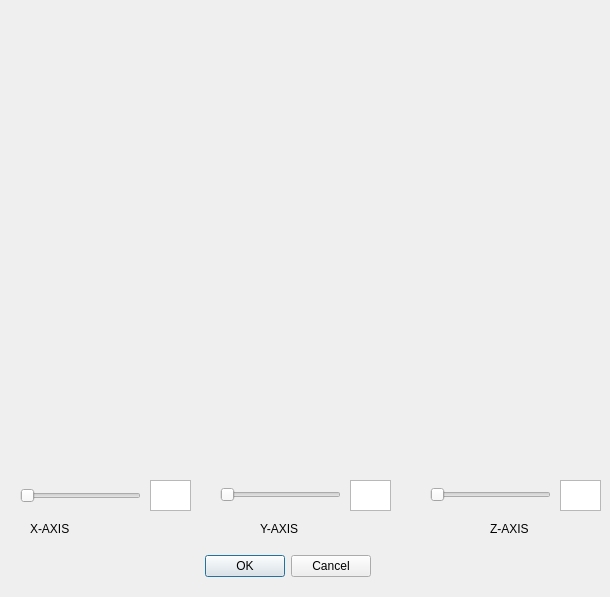
<?xml version="1.0" encoding="UTF-8"?>
<ui version="4.0">
 <class>SubVolumeDialog</class>
 <widget class="QDialog" name="SubVolumeDialog">
  <property name="geometry">
   <rect>
    <x>0</x>
    <y>0</y>
    <width>610</width>
    <height>597</height>
   </rect>
  </property>
  <property name="windowTitle">
   <string>Dialog</string>
  </property>
  <widget class="QDialogButtonBox" name="buttonBox">
   <property name="geometry">
    <rect>
     <x>190</x>
     <y>550</y>
     <width>181</width>
     <height>32</height>
    </rect>
   </property>
   <property name="orientation">
    <enum>Qt::Horizontal</enum>
   </property>
   <property name="standardButtons">
    <set>QDialogButtonBox::Cancel|QDialogButtonBox::Ok</set>
   </property>
  </widget>
  <widget class="QTextEdit" name="textEdit_X_Toal">
   <property name="geometry">
    <rect>
     <x>150</x>
     <y>480</y>
     <width>41</width>
     <height>31</height>
    </rect>
   </property>
  </widget>
  <widget class="QTextEdit" name="textEdit_2">
   <property name="geometry">
    <rect>
     <x>350</x>
     <y>480</y>
     <width>41</width>
     <height>31</height>
    </rect>
   </property>
  </widget>
  <widget class="QSlider" name="horizontal_Y_Axis">
   <property name="geometry">
    <rect>
     <x>220</x>
     <y>480</y>
     <width>121</width>
     <height>29</height>
    </rect>
   </property>
   <property name="orientation">
    <enum>Qt::Horizontal</enum>
   </property>
  </widget>
  <widget class="QSlider" name="horizontal_X_Axis">
   <property name="geometry">
    <rect>
     <x>20</x>
     <y>480</y>
     <width>121</width>
     <height>31</height>
    </rect>
   </property>
   <property name="orientation">
    <enum>Qt::Horizontal</enum>
   </property>
  </widget>
  <widget class="QTextEdit" name="textEdit_3">
   <property name="geometry">
    <rect>
     <x>560</x>
     <y>480</y>
     <width>41</width>
     <height>31</height>
    </rect>
   </property>
  </widget>
  <widget class="QSlider" name="horizontalSlider_Z_Axis">
   <property name="geometry">
    <rect>
     <x>430</x>
     <y>480</y>
     <width>121</width>
     <height>29</height>
    </rect>
   </property>
   <property name="orientation">
    <enum>Qt::Horizontal</enum>
   </property>
  </widget>
  <widget class="QVTKWidget" name="qvtkWidgetRight" native="true">
   <property name="geometry">
    <rect>
     <x>20</x>
     <y>20</y>
     <width>561</width>
     <height>421</height>
    </rect>
   </property>
  </widget>
  <widget class="QLabel" name="label_2">
   <property name="geometry">
    <rect>
     <x>260</x>
     <y>520</y>
     <width>67</width>
     <height>17</height>
    </rect>
   </property>
   <property name="text">
    <string>Y-AXIS</string>
   </property>
  </widget>
  <widget class="QLabel" name="label">
   <property name="geometry">
    <rect>
     <x>30</x>
     <y>520</y>
     <width>67</width>
     <height>17</height>
    </rect>
   </property>
   <property name="text">
    <string>X-AXIS</string>
   </property>
  </widget>
  <widget class="QLabel" name="label_3">
   <property name="geometry">
    <rect>
     <x>490</x>
     <y>520</y>
     <width>67</width>
     <height>17</height>
    </rect>
   </property>
   <property name="text">
    <string>Z-AXIS</string>
   </property>
  </widget>
 </widget>
 <customwidgets>
  <customwidget>
   <class>QVTKWidget</class>
   <extends>QWidget</extends>
   <header>QVTKWidget.h</header>
  </customwidget>
 </customwidgets>
 <resources/>
 <connections>
  <connection>
   <sender>buttonBox</sender>
   <signal>accepted()</signal>
   <receiver>SubVolumeDialog</receiver>
   <slot>accept()</slot>
   <hints>
    <hint type="sourcelabel">
     <x>248</x>
     <y>254</y>
    </hint>
    <hint type="destinationlabel">
     <x>157</x>
     <y>274</y>
    </hint>
   </hints>
  </connection>
  <connection>
   <sender>buttonBox</sender>
   <signal>rejected()</signal>
   <receiver>SubVolumeDialog</receiver>
   <slot>reject()</slot>
   <hints>
    <hint type="sourcelabel">
     <x>316</x>
     <y>260</y>
    </hint>
    <hint type="destinationlabel">
     <x>286</x>
     <y>274</y>
    </hint>
   </hints>
  </connection>
 </connections>
</ui>
